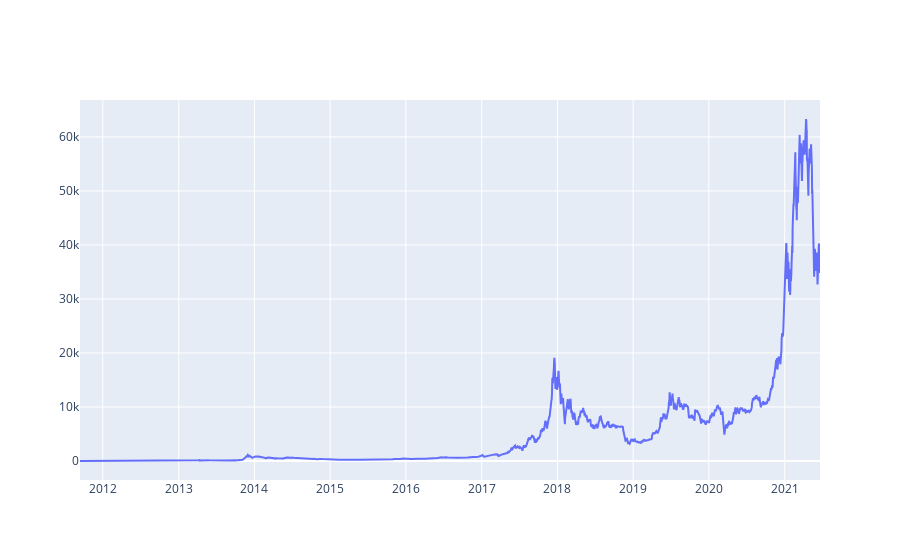

Notebook cell for this chart:
### Code cell
btc_trace = go.Scatter(x=btc_usd_datasets_clean.index, y=btc_usd_datasets_clean['avg_btc_price_usd'])
py.iplot([btc_trace])

### Figure 1 — Plotly figure (JSON) as saved in the notebook; plotly's stock layout.template omitted (floating-point values rounded to 4 significant figures; data arrays with more than 128 entries replaced by an {"elided": "..."} marker saying what was removed)
{"data": [{"type": "scatter", "x": {"elided": "3490 str values"}, "y": {"elided": "3490 float values"}}], "layout": {}}
